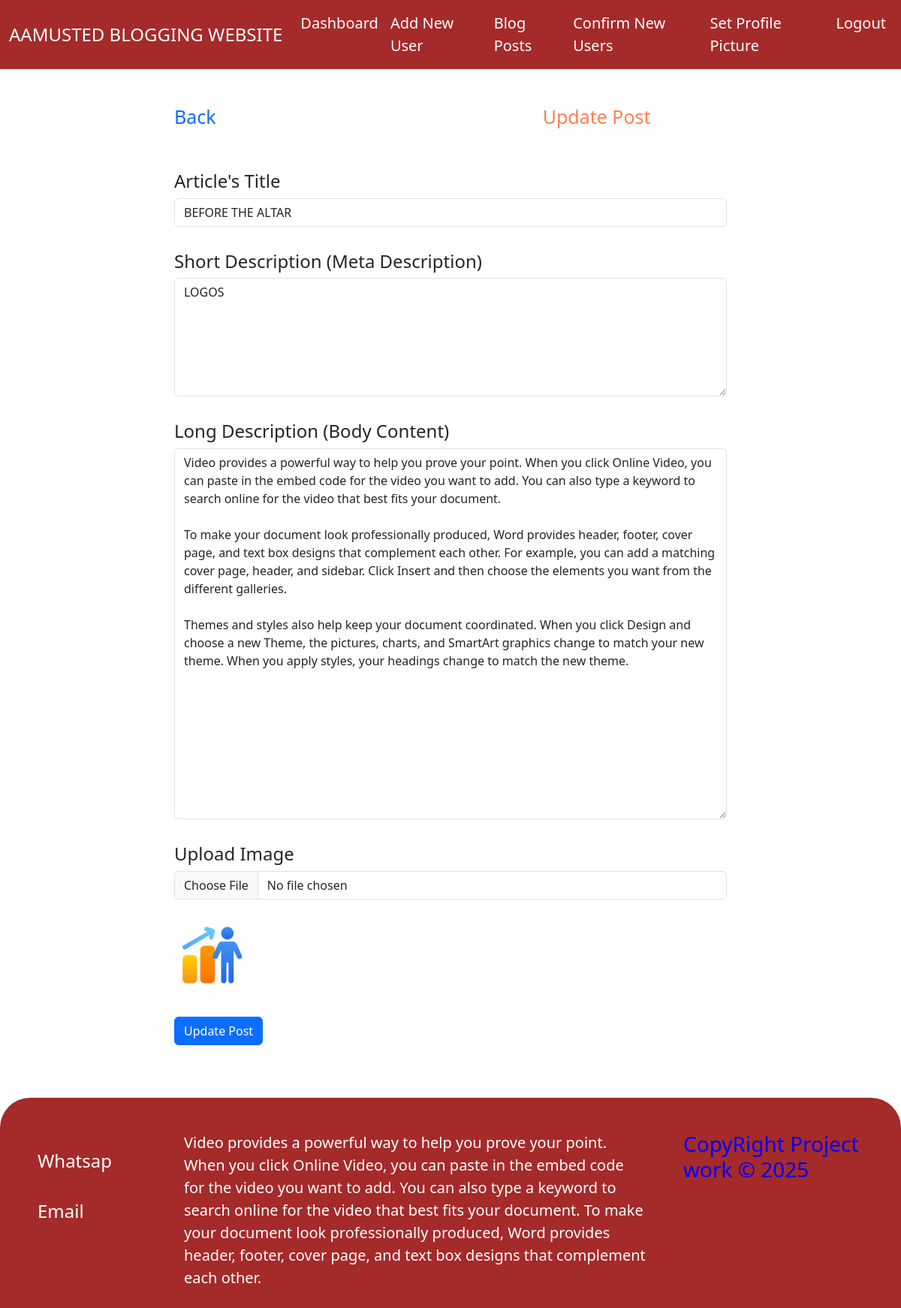
/admin/super_update_post.php?update_id=7, run on the app's committed database.
### tables this page shows
CREATE TABLE `blog_posts` (
  `post_id` int(11) NOT NULL,
  `user_id` int(10) NOT NULL,
  `fname` varchar(255) NOT NULL,
  `lname` varchar(255) NOT NULL,
  `title` varchar(255) NOT NULL,
  `description` varchar(255) NOT NULL,
  `content` text NOT NULL,
  `content_image` varchar(255) NOT NULL,
  `date` datetime NOT NULL,
  `status` varchar(100) NOT NULL
);

### admin/super_update_post.php (the view, shortened to what this page needs)
<?php
$id = $_GET['update_id'];
?>
<!DOCTYPE html>
<html lang="en">
<head>
     <link href="https://cdn.jsdelivr.net/npm/bootstrap@5.0.2/dist/css/bootstrap.min.css" rel="stylesheet" >
     <link rel="stylesheet" href="//maxcdn.bootstrapcdn.com/font-awesome/4.3.0/css/font-awesome.min.css">
    <link rel="stylesheet" href="https://cdnjs.cloudflare.com/ajax/libs/font-awesome/6.1.1/css/all.min.css" />
    <link rel="stylesheet" href="assets/css/bootstrap.min.css">
    <link rel="stylesheet" href="..\includes/header.css">
</head>
<body>
      <?php
      include"..\includes/super_admin_header.php";
      $sql = "SELECT * FROM `blog_posts` WHERE post_id = $id ";
      $query = mysqli_query($conn,$sql);
      $row = mysqli_fetch_assoc($query);
      ?><br><br>
      <div class="container">
        <div class="row">
            <div class="col-md-2"></div>
            <div class="col-md-8 " >
                <div class="card-header">
                        <div class="col-2">
                            <h4 id="back"><a href="super_admin.php">Back</a></h4>
                        </div>
                        <div class="col-2"></div>
                        <div class="col-2"></div>
                        <div class="col-2"></div>
                        <div class="col-4">
                            <h4 class="new-article">Update Post</h4>
                        </div>
                </div>   <br><br>
                <div class="card-body">
                            <form action=" " method="post" enctype="multipart/form-data">
                                <div class="form-group mb-2">
                                    <h4>Article's Title</h4>
                                    <input type="text" name="title" class="form-control" placeholder="Enter Article's Title" value="<?php echo $row['title']?>">
                                </div><br>
                                <div class="form-group mb-2">
                                    <h4>Short Description (Meta Description)</h4>
                                    <textarea type="text" name="short_description" class="form-control" cols="120" rows="6" placeholder="Enter Articles Description" ><?php  echo $row['description']?></textarea>
                                </div><br>
                                <div class="form-group mb-2">
                                    <h4>Long Description (Body Content)</h4>
                                    <textarea name="content" class="form-control"id="textarea1" cols="120" rows="20" id="" placeholder="Enter Article's Content" ><?php  echo $row['content']?></textarea>
                                </div><br>
                                <div class="form-group mb-2">
                                    <h4>Upload Image</h4>
                                    <input type="file" class="form-control" name="image"  ><br>
                                    <img src="..\imagepost/<?php echo $row['content_image'];?>" width="100px" height="100px">
                                </div><br>
                                <button type="submit" name="update_article" class="btn btn-primary">Update Post</button>
                            </form>
                        </div>
            </div>
            <div class="col-md-2"></div>
        </div>
      </div>
      <?php
      include"..\includes/footer.php";
      ?>
</body>
</html>

### includes/super_admin_header.php (style rules this page uses)
* { margin: 0; padding: 0; box-sizing: border-box; }

### includes/footer.php (style rules this page uses)
* { margin: 0; padding: 0; box-sizing: border-box; }

### admin/super_update_post.php (style rules this page uses)
body { overflow: scroll; }
.card-header { display:flex; }
.card-header #back a { text-decoration: none; font-size: 25px; }
.new-article { color:coral; font-size: 25px; }

### data on the page
blog_posts: title "BEFORE THE ALTAR", short_description "LOGOS", content "Video provides a powerful way to help you prove your point. When you click Online Video, you can paste in the embed code for the video you want to add. You can also type a keyword to search online for the video that best fits your document. To make your document look professionally produced, Word provides header, footer, cover page, and text box designs that complement each other. For example, you can add a matching cover page, header, and sidebar. Click Insert and then choose the elements you want from the different galleries. Themes and styles also help keep your document coordinated. When you click Design and choose a new Theme, the pictures, charts, and SmartArt graphics change to match…", content_image (picture)
